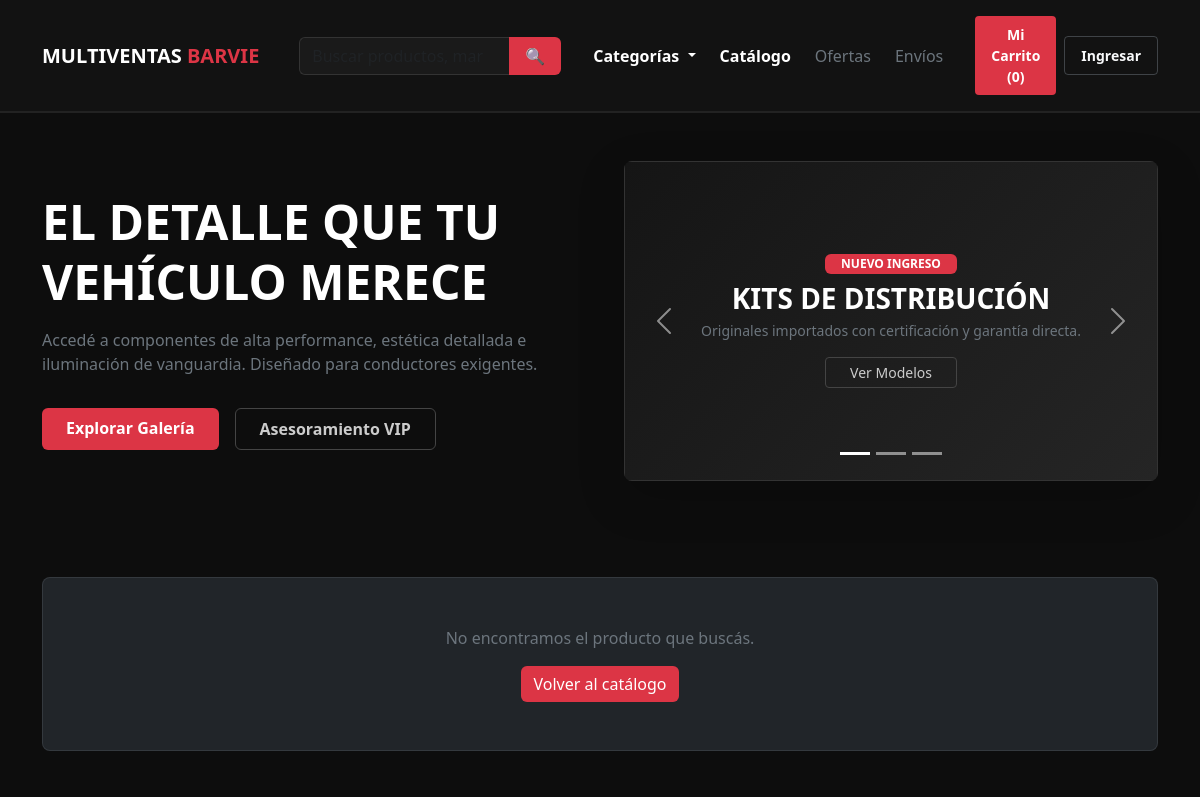
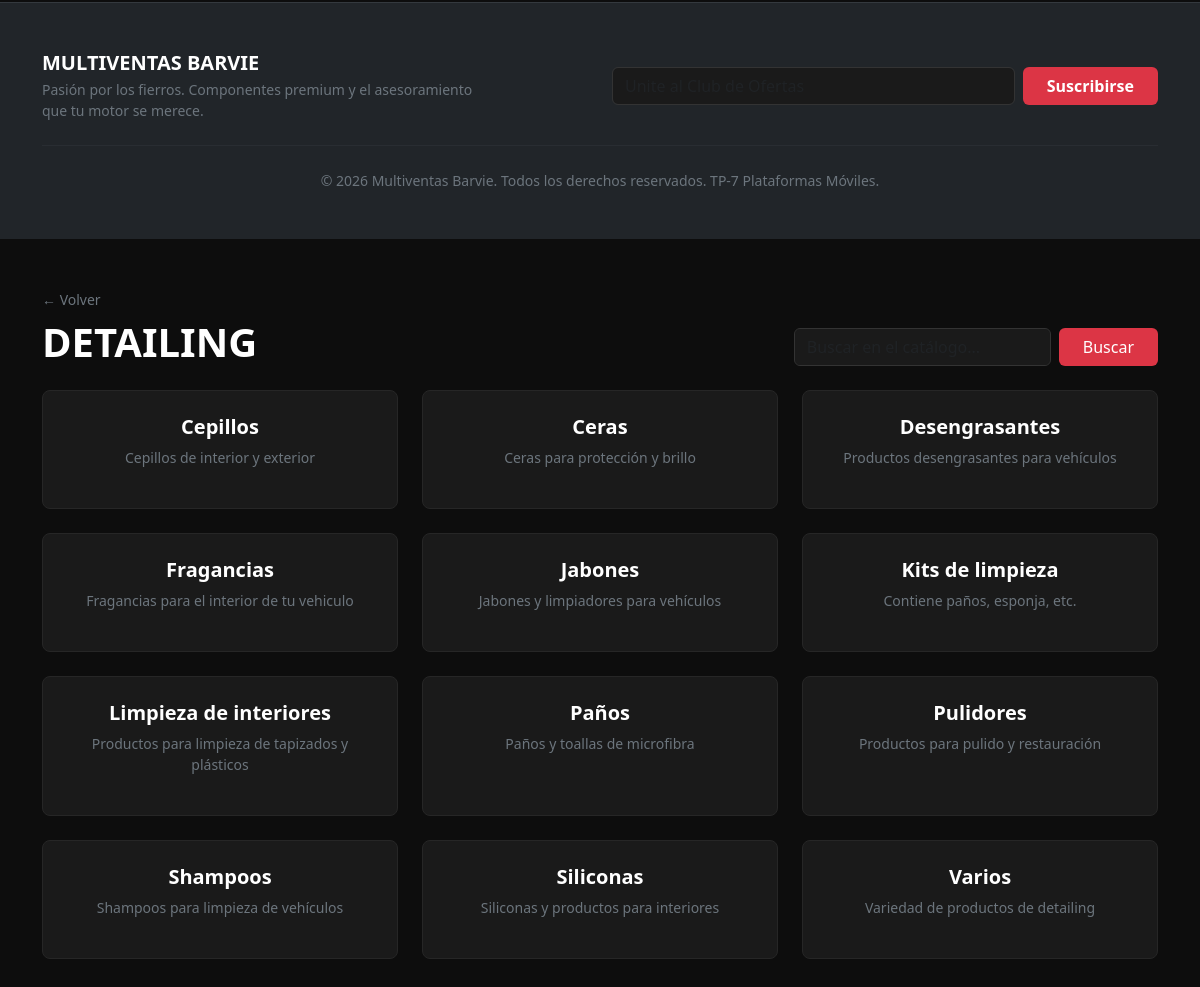
The app's page /src/views/catalogo.php?categoria=1 with its own data (2 pictures, top to bottom).
### tables this page shows
CREATE TABLE categorias (
id_categoria INT AUTO_INCREMENT PRIMARY KEY,
nombre VARCHAR(100) NOT NULL,
descripcion VARCHAR(255),

id_categoria_padre INT NULL,

CONSTRAINT fk_categoria_padre
    FOREIGN KEY (id_categoria_padre)
    REFERENCES categorias(id_categoria)

);

### src/controllers/auth/productos_controller.php (called while the page is built, shortened)
<?php
function obtenerCategorias(PDO $pdo, ?int $idPadre = null): array
{
    if ($idPadre === null) {
        $stmt = $pdo->query("SELECT * FROM categorias WHERE id_categoria_padre IS NULL ORDER BY nombre");
    } else {
        $stmt = $pdo->prepare("SELECT * FROM categorias WHERE id_categoria_padre = :padre ORDER BY nombre");
        $stmt->execute([':padre' => $idPadre]);
    }
    return $stmt->fetchAll();
}
function obtenerCategoriaPorId(PDO $pdo, int $id): ?array
{
    $stmt = $pdo->prepare("SELECT * FROM categorias WHERE id_categoria = :id");
    $stmt->execute([':id' => $id]);
    $cat = $stmt->fetch();
    return $cat ?: null;
}

### src/views/catalogo.php (the view, shortened to what this page needs)
<?php
require_once __DIR__ . '/../config/database.php';
require_once __DIR__ . '/../controllers/auth/productos_controller.php';
require_once __DIR__ . '/productos_card.php';
$categoriaId = isset($_GET['categoria']) ? (int) $_GET['categoria'] : null;
$busqueda = isset($_GET['buscar']) ? trim($_GET['buscar']) : '';
$categoriaActual = null;
$subcategorias = [];
if ($busqueda !== '') {
    $productos = buscarProductos($pdo, $busqueda);
} elseif ($categoriaId !== null) {
    $categoriaActual = obtenerCategoriaPorId($pdo, $categoriaId);
    if ($categoriaActual) {
        $subcategorias = obtenerCategorias($pdo, $categoriaId);
    }
}
require_once __DIR__ . '/_layouts/header.php';
?>
    <main class="container my-5">
        <div class="d-flex flex-wrap align-items-end justify-content-between gap-3 mb-4">
            <div>
                <?php if ($busqueda !== ''): ?>
                    <a href="<?= BASE_URL ?>/src/views/catalogo.php" class="text-secondary text-decoration-none small d-inline-block mb-2">← Volver al catálogo</a>
                    <h1 class="fw-bold text-white text-uppercase tracking-wide m-0">Resultados para "<?= htmlspecialchars($busqueda) ?>"</h1>
                <?php elseif ($categoriaActual): ?>
                    <a href="<?= BASE_URL ?>/src/views/catalogo.php<?= $categoriaActual['id_categoria_padre'] ? '?categoria=' . (int) $categoriaActual['id_categoria_padre'] : '' ?>" class="text-secondary text-decoration-none small d-inline-block mb-2">← Volver</a>
                    <h1 class="fw-bold text-white text-uppercase tracking-wide m-0"><?= htmlspecialchars($categoriaActual['nombre']) ?></h1>
                <?php else: ?>
                    <h1 class="fw-bold text-white text-uppercase tracking-wide m-0">Catálogo</h1>
                    <p class="text-secondary mb-0">Elegí una categoría para ver los productos disponibles.</p>
                <?php endif; ?>
            </div>
            <form method="GET" action="<?= BASE_URL ?>/src/views/catalogo.php" class="d-flex gap-2">
                <input type="text" name="buscar" value="<?= htmlspecialchars($busqueda) ?>" class="form-control form-control-premium" placeholder="Buscar en el catálogo...">
                <button type="submit" class="btn btn-premium-red px-4">Buscar</button>
            </form>
        </div>
        <?php if (!empty($subcategorias)): ?>
            <div class="row g-4">
                <?php foreach ($subcategorias as $cat): ?>
                    <div class="col-12 col-sm-6 col-lg-4">
                        <a href="<?= BASE_URL ?>/src/views/catalogo.php?categoria=<?= (int) $cat['id_categoria'] ?>" class="text-decoration-none">
                            <div class="card card-premium h-100 p-4 text-center">
                                <h4 class="h5 fw-bold text-white mb-2"><?= htmlspecialchars($cat['nombre']) ?></h4>
                                <?php if (!empty($cat['descripcion'])): ?>
                                    <p class="text-secondary small mb-3"><?= htmlspecialchars($cat['descripcion']) ?></p>
                                <?php endif; ?>
                            </div>
                        </a>
                    </div>
                <?php endforeach; ?>
            </div>
        <?php endif; ?>
    </main>
<?php
require_once __DIR__ . '/_layouts/footer.php';
?>

### src/views/_layouts/header.php (shortened to what this page needs)
<?php
require_once __DIR__ . '/../../config/database.php';
require_once __DIR__ . '/../../controllers/auth/productos_controller.php';
?>
<!DOCTYPE html>
<html lang="es">
<head>
    <link href="https://cdn.jsdelivr.net/npm/bootstrap@5.3.3/dist/css/bootstrap.min.css" rel="stylesheet"
>
    <link href="<?= BASE_URL ?>/assets/css/style.css" rel="stylesheet">
</head>
<body>
    <header>
        <nav class="navbar navbar-expand-lg navbar-dark navbar-premium py-3">
            <div class="container">
                <a class="navbar-brand fw-bold text-uppercase tracking-wider" href="<?= BASE_URL ?>/index.php">
                    <span class="text-white">Multiventas</span><span class="text-danger"> Barvie</span>
                </a>
                <div class="flex-grow-1 mx-lg-4 my-2 my-lg-0 order-3 order-lg-0 position-relative" id="searchWrapper">
                    <form class="d-flex" role="search" id="searchForm">
                        <div class="input-group">
                            <input type="search" class="form-control form-control-premium border-end-0" id="searchInput" placeholder="Buscar productos, marcas y más..." aria-label="Buscar" autocomplete="off">
                            <button class="btn btn-premium-red px-3" type="submit" id="searchBtn" aria-label="Buscar">
                                🔍
                            </button>
                        </div>
                    </form>
                </div>
                <div class="collapse navbar-collapse" id="navOpcion2">
                    <ul class="navbar-nav ms-auto mb-2 mb-lg-0 gap-2 align-items-lg-center">
                        <li class="nav-item dropdown">
                            <a class="nav-link text-white fw-semibold dropdown-toggle" href="#" id="categoryDropdown" role="button" data-bs-toggle="dropdown" aria-expanded="false">
                                Categorías
                            </a>
                        </li>
                        <li class="nav-item"><a class="nav-link text-white fw-semibold" href="<?= BASE_URL ?>/src/views/catalogo.php">Catálogo</a></li>
                        <li class="nav-item"><a class="nav-link text-secondary" href="#">Ofertas</a></li>
                        <li class="nav-item"><a class="nav-link text-secondary" href="#">Envíos</a></li>
                    </ul>
                    <div class="ms-lg-4 d-flex align-items-center gap-2">
                        <a href="<?= BASE_URL ?>/src/views/carrito.php"
                           class="btn btn-premium-red btn-sm px-3 py-2 fw-semibold"
                           id="cartBtn">
                           Mi Carrito (0)
                        </a>
                        <button
                            class="btn btn-outline-light btn-sm px-3 py-2 fw-semibold border-secondary border-opacity-50"
                            data-bs-toggle="modal" data-bs-target="#authModal">
                            Ingresar
                        </button>
                    </div>
                </div>
            </div>
        </nav>
           <?php if (basename($_SERVER['PHP_SELF']) !== 'carrito.php'): ?>
        <div class="container py-5">
            <div class="row align-items-center g-5">
                <div class="col-12 col-md-6 text-center text-md-start">
                    <h1 class="display-5 fw-bold text-white lh-sm mb-3">EL DETALLE QUE TU VEHÍCULO MERECE</h1>
                    <p class="text-secondary my-3 lead fs-6">Accedé a componentes de alta performance, estética
                        detallada e iluminación de vanguardia. Diseñado para conductores exigentes.</p>
                    <div class="d-grid gap-3 d-md-flex justify-content-md-start pt-3">
                        <a href="#productos" class="btn btn-premium-red px-4 py-2 fw-semibold">Explorar Galería</a>
                        <a href="#" class="btn btn-premium-outline px-4 py-2 fw-semibold">Asesoramiento VIP</a>
                    </div>
                </div>
                <div class="col-12 col-md-6">
                    <div id="heroCarousel" class="carousel slide shadow-lg rounded-3 overflow-hidden" data-bs-ride="carousel">
                        <div class="carousel-indicators">
                            <button type="button" data-bs-target="#heroCarousel" data-bs-slide-to="0" class="active"></button>
                            <button type="button" data-bs-target="#heroCarousel" data-bs-slide-to="1"></button>
                            <button type="button" data-bs-target="#heroCarousel" data-bs-slide-to="2"></button>
                        </div>
                        <div class="carousel-inner">
                            <div class="carousel-item active">
                                <div class="carousel-item-custom d-flex flex-column align-items-center justify-content-center text-center p-5">
                                    <span class="badge bg-danger text-white fw-bold px-3 py-1 mb-2">NUEVO INGRESO</span>
                                    <h3 class="fw-bold text-white mb-1 text-uppercase tracking-wide">Kits de Distribución</h3>
                                    <p class="small text-secondary mb-3">Originales importados con certificación y garantía directa.</p>
                                    <a href="#productos" class="btn btn-sm btn-premium-outline px-4">Ver Modelos</a>
                                </div>
                            </div>
                        </div>
                        <button class="carousel-control-prev" type="button" data-bs-target="#heroCarousel" data-bs-slide="prev">
                            <span class="carousel-control-prev-icon" aria-hidden="true"></span>
                        </button>
                        <button class="carousel-control-next" type="button" data-bs-target="#heroCarousel" data-bs-slide="next">
                            <span class="carousel-control-next-icon" aria-hidden="true"></span>
                        </button>
                    </div>
                </div>
            </div>
        </div>
         <?php endif; ?>
    </header>

### src/views/productos_card.php (shortened to what this page needs)
<?php
require_once __DIR__ . '/../config/database.php';
require_once __DIR__ . '/../controllers/productos_controller.php';
$idProducto = isset($_GET['id']) ? (int) $_GET['id'] : 0;
$producto = $idProducto > 0 ? obtenerProductoPorId($pdo, $idProducto) : null;
require_once __DIR__ . '/_layouts/header.php';
?>
    <main class="container my-5">
        <?php if (!$producto): ?>
            <div class="p-5 text-center bg-dark border border-secondary border-opacity-25 rounded-3">
                <p class="text-secondary mb-3">No encontramos el producto que buscás.</p>
                <a href="<?= BASE_URL ?>/src/views/catalogo.php" class="btn btn-premium-red">Volver al catálogo</a>
            </div>
        <?php endif; ?>
    </main>
<?php
require_once __DIR__ . '/_layouts/footer.php';
?>

### src/views/_layouts/footer.php (shortened to what this page needs)
    <footer class="bg-dark py-5 mt-5 border-top border-secondary border-opacity-25">
        <div class="container">
            <div class="row align-items-center justify-content-between gy-4">
                <div class="col-12 col-lg-5 text-center text-lg-start">
                    <h5 class="fw-bold text-white mb-1 text-uppercase tracking-wider">Multiventas Barvie</h5>
                    <p class="text-secondary small mb-0">Pasión por los fierros. Componentes premium y el asesoramiento que tu motor se merece.</p>
                </div>
                <div class="col-12 col-lg-6">
                    <form class="d-flex flex-column flex-sm-row gap-2">
                        <input type="email" class="form-control form-control-premium" placeholder="Unite al Club de Ofertas" aria-label="Email">
                        <button class="btn btn-premium-red px-4 fw-semibold" type="button">Suscribirse</button>
                    </form>
                </div>
            </div>
            <div class="text-center text-secondary small mt-4 pt-4 border-top border-secondary border-opacity-10">
                <p class="mb-0">&copy; 2026 Multiventas Barvie. Todos los derechos reservados. TP-7 Plataformas Móviles.</p>
            </div>
        </div>
    </footer>
</body>
</html>

### assets/css/style.css (style rules this page uses)
:root { --bg-dark-premium: #121212; --bg-card-dark: #1a1a1a; --accent-red: #dc3545; --accent-red-hover: #b02a37; }
body { background-color: #0d0d0d; color: #e0e0e0; font-family: 'Segoe UI', Tahoma, Geneva, Verdana, sans-serif; }
.navbar-premium { background-color: #121212 !important; border-bottom: 2px solid #222; }
.btn-premium-red { background-color: var(--accent-red); color: #fff; border: none; transition: all 0.3s ease; }
.btn-premium-outline { border: 1px solid #444; color: #ccc; transition: all 0.3s ease; }
.card-premium { background-color: var(--bg-card-dark); border: 1px solid #262626; border-radius: 8px; transition: transform 0.3s ease, border-color 0.3s ease, box-shadow 0.3s ease; cursor: pointer; }
.carousel-item-custom { min-height: 320px; background: linear-gradient(135deg, #151515 0%, #252525 100%); border: 1px solid #333; }
.form-control-premium { background-color: #1a1a1a; border: 1px solid #333; color: #fff; }

### records on screen
categorias: nombre "DETAILING"
categorias: nombre "Cepillos", descripcion "Cepillos de interior y exterior"
categorias: nombre "Ceras", descripcion "Ceras para protección y brillo"
categorias: nombre "Desengrasantes", descripcion "Productos desengrasantes para vehículos"
categorias: nombre "Fragancias", descripcion "Fragancias para el interior de tu vehiculo"
categorias: nombre "Jabones", descripcion "Jabones y limpiadores para vehículos"
categorias: nombre "Kits de limpieza", descripcion "Contiene paños, esponja, etc."
categorias: nombre "Limpieza de interiores", descripcion "Productos para limpieza de tapizados y plásticos"
categorias: nombre "Paños", descripcion "Paños y toallas de microfibra"
categorias: nombre "Pulidores", descripcion "Productos para pulido y restauración"
categorias: nombre "Shampoos", descripcion "Shampoos para limpieza de vehículos"
categorias: nombre "Siliconas", descripcion "Siliconas y productos para interiores"
categorias: nombre "Varios", descripcion "Variedad de productos de detailing"
